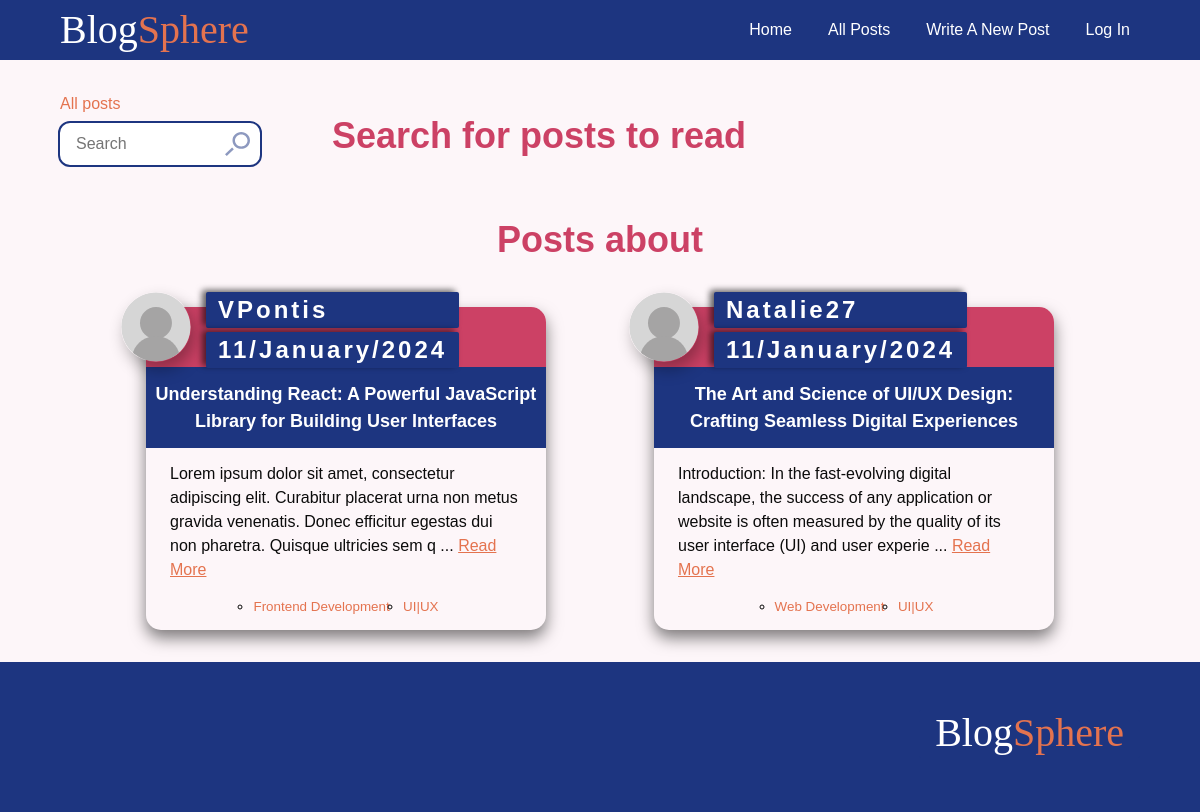
The app's page /posts/, older data.
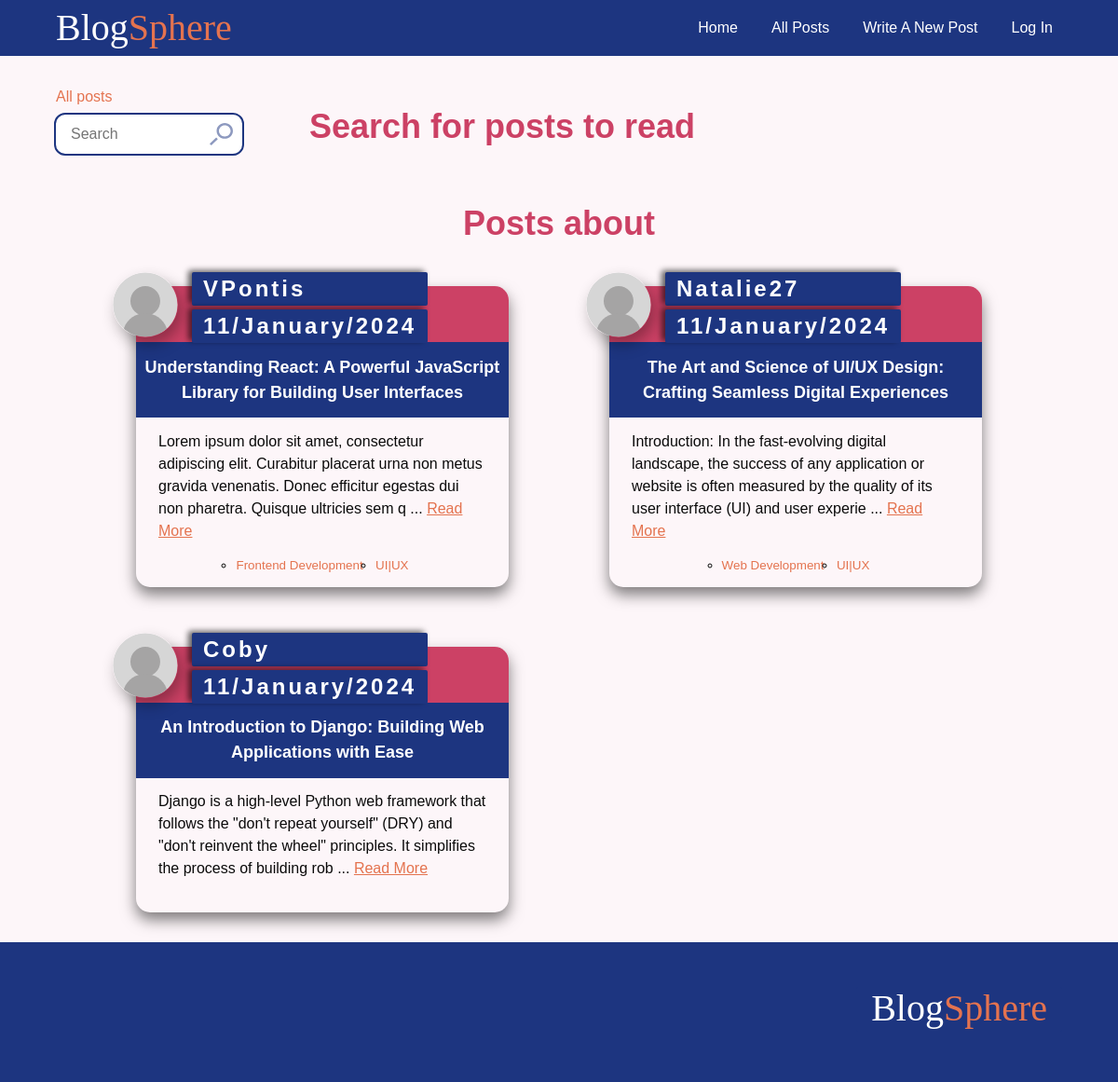
The same page, newer data.
### blog/models.py (models this page shows, shortened)
class Navigation(models.Model):
    text= models.CharField(max_length=100)
    destination= models.CharField(max_length=100)

class Post(models.Model):
    title = models.CharField(max_length=100)
    author = models.ForeignKey(User,  on_delete=models.CASCADE)
    body = models.TextField()
    created_at = models.DateField(auto_now=True)
    tags = models.ManyToManyField(Tag)
    slug = models.SlugField(unique=True, editable= False, blank= True, db_index=True, default='')

class Tag(models.Model):
    name = models.CharField(max_length=100)
    def __str__(self):
        return f'{self.name}'

### blog/views.py (the view)
# urls.py: path('posts/', views.all_posts, name='posts'),
def all_posts(request):
   q = request.GET.get('q','').strip()
   tag = request.GET.get('tag', '')
   filtered_posts = posts.filter(
    Q(tags__name=tag) |
    Q(tags__name__contains=q) |
    Q(author__username__contains=q) |
    Q(title__contains=q)
).distinct()
   all_posts = posts.all()
   context = {
      'all_posts': all_posts,
      'tag': tag,
      'filtered_posts': filtered_posts,
      'search': q
   }
   return render(request, 'blog/posts.html', context)

### blog/context_processors.py (called while the page is built)
def render_Nav_processor(request):
  if request.user.is_authenticated:
    navigation_links = Navigation.objects.exclude(destination = 'login')
  else:
    navigation_links = Navigation.objects.exclude(destination = 'logout')
  return  {
        'nav_links': navigation_links
    }

### blog/templates/blog/posts.html (shortened to what this page needs)
{% extends '../layout.html'%}
{% load static%}
{% block style %}
<link rel="stylesheet" href="{% static "posts.css"%}">
<link rel="stylesheet" href="{% static "article.css"%}">
{% endblock  %}
{% block content %}
{% if filtered_posts%}
<a class="go-back-btn" href="{% url 'posts' %}">All posts</a>
{% endif %}
<div class="heading-row" >
    <form class="search-container" method="GET">
        <input class="search-input" type="search" placeholder="Search" name="q" id="q">
        <img class="search-icon" src="{% static 'search-icon.svg' %}" alt="search icon">
    </form>
    <h1>Search for posts to read</h1>
</div>
{% if filtered_posts %}
<h1>Posts about {% if tag %} {{tag | title}}{% else %} {{search}}{% endif %} </h1>
{% endif %}
    <ul class="blogs">
    {% if filtered_posts %}
    {% for post in filtered_posts %}
   {% include "components/article.html" %}
{% endfor %}
{% endif%}</ul>
{% endblock content %}

### templates/components/header.html (shortened to what this page needs)
{% load static%}
{% block style %}
<link rel="stylesheet" href="{% static "header.css"%}">
{% endblock  %}
<header >
    <div class="container header">
      <div>
       <span class="logo">Blog<span class="brand-accent">Sphere
    </div><nav >
    <ul class="nav">
      {% for link in nav_links %}
       <li>
        <a href="{% url link.destination %}">{{ link.text | title }}</a>
       </li>
       {% endfor %}
    </ul>
</nav>
</div>
</header>

### templates/components/article.html (shortened to what this page needs)
{% load static %}
<li class="post ">
    <header class="author">
            {% if post.author.profile_pic %}
    <img src="{{ post.author.profile_pic.url }}" alt="Profile Picture">
{% else %}
            <img class="no-picture" src="{% static 'images/no-profile-picture.svg' %}" alt="">
            {% endif%}
            <div class="author-post__details">
                    <span class="author-post__details-name">{{post.author.username}}</span> </a>
                    <span class="author-post__details-date">{{post.created_at|date:"d/F/Y"}}</span></div>
                </header>
                <a href="{% url 'post' post.slug %}">
        <div class="title-container">
            <h3 class="post-title">{{ post.title }}</h3>
        </div>
        <div class="content">
            <p class="post-content">
                {{ post.body|slice:":175" }}
                {% if post.body|length > 175 %}
                ... <a class="read_more" href="{% url 'post' post.slug %}">Read More</a>
                {% endif %}
            </p>
            <div class="row">
                <ul class="tags">
                    {% for tag in post.tags.all %}
                        <li><a href="{% url 'posts'%}?tag={{tag}} " class="tag"> {{tag}}</a></li>
                    {% endfor %}
                </ul>
            </div>
        </div>
    </li>

Row changes from the older to the newer data that the page shows:
added Post: author.username "Coby", created_at "11/January/2024", title "An Introduction to Django: Building Web Applications with Ease", body "Django is a high-level Python web framework that follows the \"don't repeat yourself\" (DRY) and \"don't reinvent the wheel\" principles. It simplifies the process of building rob", shows "Read More"
